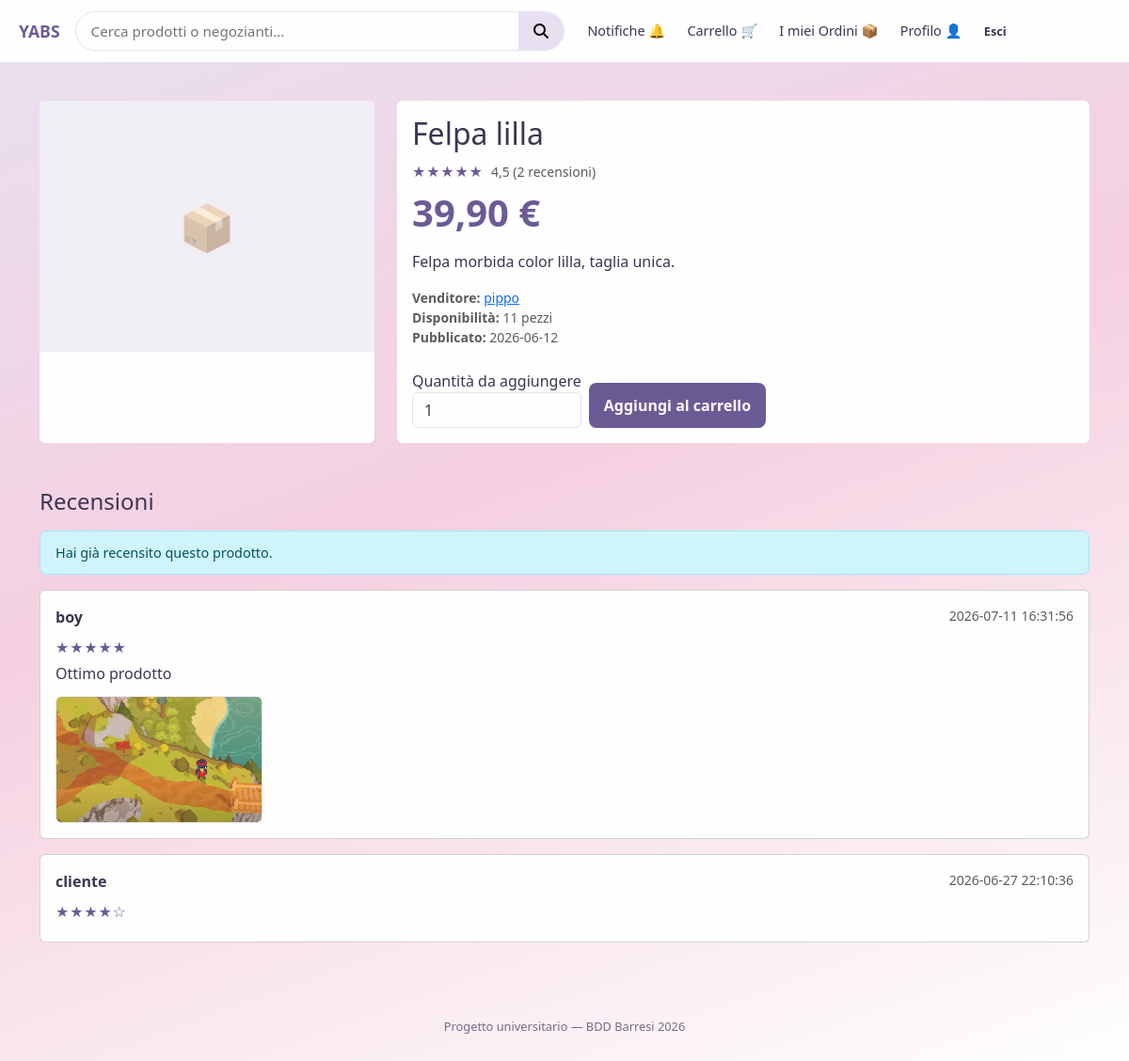
Page /prodotto.php?id=1 (signed in) on the committed database.
### tables this page shows
CREATE TABLE `prodotto` (
  `id` int(10) UNSIGNED NOT NULL,
  `nome` varchar(50) NOT NULL,
  `prezzo` decimal(7,2) DEFAULT NULL,
  `descrizione` varchar(200) DEFAULT NULL,
  `disponibilita` int(10) UNSIGNED DEFAULT NULL,
  `user_negoziante` varchar(25) DEFAULT NULL,
  `id_categoria` tinyint(3) UNSIGNED DEFAULT NULL,
  `data_pubblicazione` date DEFAULT NULL,
  `visualizzazioni` int(10) UNSIGNED DEFAULT 0,
  `n_recensioni` int(10) UNSIGNED DEFAULT 0,
  `media_recensioni` decimal(3,2) DEFAULT 0.00
);

CREATE TABLE `immagine_recensione` (
  `id` int(10) UNSIGNED NOT NULL,
  `id_recensione` int(10) UNSIGNED NOT NULL,
  `percorso` varchar(100) NOT NULL
);

CREATE TABLE `recensione` (
  `id` int(10) UNSIGNED NOT NULL,
  `user_cliente` varchar(25) DEFAULT NULL,
  `id_prodotto` int(10) UNSIGNED NOT NULL,
  `valutazione` tinyint(4) UNSIGNED NOT NULL,
  `testo` varchar(255) DEFAULT NULL,
  `data_inserimento` datetime NOT NULL
);

### prodotto.php (the view, shortened to what this page needs)
<?php
require_once __DIR__ . '/includes/bootstrap.php';
require_once APP_ROOT . '/includes/catalog.php';
$productId = (int) ($_GET['id'] ?? 0);
$username = $_SESSION['username'];
$tipo = $_SESSION['tipo_utente'] ?? '';
$product = null;
$images = [];
$reviews = [];
$canReview = false;
$existingReview = null;
$isRemoved = false;
$cartQty = 0;
try {
    $pdo = getConnection();
    $product = fetch_product_detail($pdo, $productId);
    $isRemoved = $product['user_negoziante'] === null;
    if (!$isRemoved) {
        $images = fetch_product_images($pdo, $productId);
        $reviews = fetch_product_reviews($pdo, $productId);
        if($tipo === 'cliente'){
            $stmtCart = $pdo->prepare(
                'SELECT quantita FROM carrello WHERE user_cliente = :u AND id_prodotto = :p LIMIT 1'
            );
            $stmtCart->execute([':u' => $username, ':p' => $productId]);
            $rowCart = $stmtCart->fetch();
            $cartQty = $rowCart ? (int) $rowCart['quantita'] : 0;
            for($i = 0; $i < count($reviews); $i++){
                if($reviews[$i]['user_cliente'] == $username) {
                    $existingReview = true;
                    break;
                }
            }
            $canReview = ($existingReview === null) && prodotto_arrivato($pdo, $username, $productId);
        }
    }
} catch (PDOException $e) {
    redirect('/db_error.php');
}
require APP_ROOT . '/includes/head.php';
?>
<main class="main-catalog">
    <div class="container py-4">
        <?php if ($product && $isRemoved): ?>
            <div class="card border-0 product-unavailable">
                <div class="card-body text-center py-5">
                    <h1 class="h3 text-danger">Il prodotto non esiste più</h1>
                    <p class="text-muted mb-4">
                        «<?= htmlspecialchars((string) $product['nome']) ?>»
                        non è più disponibile sul sito.
                    </p>
                    <a href="<?= BASE_URL ?>/home.php" class="btn btn-primary">Torna alla home</a>
                </div>
            </div>
        <?php elseif ($product): ?>
            <div class="row g-4 mb-5">
                <div class="col-md-5 col-lg-4">
                    <div class="product-gallery card border-0 h-100">
                        <?php
                            $mainImg = $images[0] ?? '';
                            $mainSrc = $mainImg !== '' ? BASE_URL . '/' . ltrim($mainImg, '/') : '';
                        ?>
                        <div class="product-gallery-main ratio ratio-4x3 bg-light rounded-top">
                            <?php if ($mainSrc !== ''): ?>
                                <img src="<?= htmlspecialchars($mainSrc) ?>"
                                     class="product-main-image rounded-top"
                                     data-index="0"
                                     alt="<?= htmlspecialchars((string) $product['nome']) ?>"
                                     style="cursor:zoom-in;">
                                <span class="product-img-placeholder" style="display:none;">📦</span>
                            <?php else: ?>
                                <span class="product-img-placeholder">📦</span>
                            <?php endif; ?>
                        </div>
                    </div>
                </div>
                <div class="col-md-7 col-lg-8">
                    <div class="card border-0 h-100">
                        <div class="card-body">
                            <h1 class="h2 mb-2"><?= htmlspecialchars((string) $product['nome']) ?></h1>
                                <p class="mb-2">
                                    <?= render_stars((int) round((float) $product['media_recensioni'])) ?>
                                    <span class="text-muted small ms-1">
                                        <?= number_format((float) $product['media_recensioni'], 1, ',', '') ?>
                                        (<?= (int) $product['n_recensioni'] ?> recensioni)
                                    </span>
                                </p>
                            <p class="product-price display-6 mb-3"><?= format_price($product['prezzo']) ?></p>
                            <p class="mb-3"><?= htmlspecialchars((string) $product['descrizione']) ?></p>
                            <ul class="list-unstyled small text-muted mb-4">
                                <li><strong>Venditore:</strong>
                                    <a href="<?= BASE_URL ?>/results.php?vendor=<?= urlencode((string) $product['user_negoziante']) ?>">
                                        <?= htmlspecialchars((string) $product['user_negoziante']) ?>
                                    </a>
                                </li>
                                <li><strong>Disponibilità:</strong> <?= (int) $product['disponibilita'] ?> pezzi</li>
                                <li><strong>Pubblicato:</strong> <?= htmlspecialchars((string) $product['data_pubblicazione']) ?></li>
                            </ul>
                            <?php if ($tipo === 'cliente'):
                                $disponibilita = (int) $product['disponibilita'];
                                $maxAggiungibili = max(0, $disponibilita - $cartQty);
                                 ?>
                                <?php if ($disponibilita >= 1 && $maxAggiungibili > 0):  ?>
                                    <form method="post"
                                        action="<?= BASE_URL ?>/prodotto_carrello_process.php"
                                        class="row g-2 align-items-end product-add-cart"
                                        data-cart-qty="<?= $cartQty ?>"
                                        data-disponibilita="<?= $disponibilita ?>"
                                        data-max-add="<?= $maxAggiungibili ?>"
                                        novalidate>
                                        <div class="col-auto">
                                            <label for="quantita" class="form-label mb-0">Quantità da aggiungere</label>
                                            <input type="number"
                                                   class="form-control"
                                                   id="quantita"
                                                   name="quantita"
                                                   value="1"
                                                   min="1"
                                                   max="<?=  $maxAggiungibili ?>"
                                                   required>
                                        </div>
                                        <div class="col-auto">
                                            <button type="submit" class="btn btn-primary">Aggiungi al carrello</button>
                                        </div>
                                    </form>
                                <?php endif; ?>
                            <?php endif; ?>
                        </div>
                    </div>
                </div>
            </div>
            <section class="product-reviews">
                <h2 class="h4 mb-3">Recensioni</h2>
                <?php if ($canReview):  ?>
                    <div class="card mb-4">
                        <div class="card-body">
                            <h3 class="h6 mb-3">Scrivi una recensione</h3>
                            <form id="form-recensione" method="post" action="<?= BASE_URL ?>/recensione_process.php"
                                enctype="multipart/form-data" novalidate>
                                <input type="hidden" name="id_prodotto" value="<?= (int) $product['id'] ?>">
                                <div class="mb-3">
                                    <label class="form-label">Valutazione</label>
                                    <div class="star-rating-input d-flex flex-row gap-1">
                                        <?php for ($i = RECENSIONE_VOTO_MIN; $i <= RECENSIONE_VOTO_MAX; $i++): ?>
                                            <label class="star-rating-label" title="<?= $i ?> stell<?= $i > 1 ? 'e' : 'a' ?>">
                                                <input type="radio" name="valutazione" value="<?= $i ?>" class="d-none" required>
                                                <span class="star-icon">★</span>
                                            </label>
                                        <?php endfor; ?>
                                    </div>
                                </div>
                                <div class="mb-3">
                                    <label for="testo" class="form-label">
                                        Testo (opzionale) -
                                        <span id="testo-counter"><?= RECENSIONE_TESTO_MAX ?></span> caratteri rimanenti
                                    </label>
                                    <textarea class="form-control"
                                            id="testo"
                                            name="testo"
                                            maxlength="<?= RECENSIONE_TESTO_MAX ?>"
                                            rows="3"
                                            placeholder="Scrivi qui la tua recensione..."></textarea>
                                </div>
                                <div class="mb-3">
                                    <label for="img_recensione" class="form-label">Immagine (opzionale, jpg/png, max 2MB)</label>
                                    <input type="file"
                                           id="img_recensione"
                                           name="img_recensione"
                                           accept="image/jpeg,image/png"
                                           class="form-control">
                                </div>
                                <button type="submit" class="btn btn-primary">Pubblica recensione</button>
                            </form>
                        </div>
                    </div>
                <?php elseif ($existingReview):?>
                    <div class="alert alert-info">Hai già recensito questo prodotto.</div>
                <?php endif; ?>
                <?php if (!$reviews): ?>
                    <p class="text-muted">Nessuna recensione ancora.</p>
                <?php else: ?>
                    <div class="row g-3">
                        <?php foreach ($reviews as $rev): ?>
                            <div class="col-12">
                                <div class="card">
                                    <div class="card-body">
                                        <div class="d-flex justify-content-between align-items-start flex-wrap gap-2 mb-2">
                                            <strong>
                                                <?php if ($rev['user_cliente'] === null): ?>
                                                    account cancellato
                                                <?php else: ?>
                                                    <?= htmlspecialchars((string) $rev['user_cliente']) ?>
                                                <?php endif; ?>
                                            </strong>
                                            <span class="text-muted small">
                                                <?= htmlspecialchars((string) $rev['data_inserimento']) ?>
                                            </span>
                                        </div>
                                        <p class="mb-1"><?= render_stars((int) $rev['valutazione']) ?></p>
                                        <?php if (!empty($rev['testo'])):  ?>
                                            <p class="mb-1"><?= htmlspecialchars((string) $rev['testo']) ?></p>
                                        <?php endif; ?>
                                         <?php if (!empty($rev['img_recensione'])): ?>
                                            <img src="<?= BASE_URL . '/' . ltrim((string) $rev['img_recensione'], '/') ?>"
                                                 alt="Immagine recensione"
                                                 class="review-img mt-2"
                                                 role="button" tabindex="0"
                                                 title="Clicca per ingrandire"
                                                 style="max-width:220px; max-height:180px; object-fit:cover;
                                                        border-radius:6px; border:1px solid var(--lilac); cursor:pointer;">
                                        <?php endif; ?>
                                    </div>
                                </div>
                            </div>
                        <?php endforeach; ?>
                    </div>
                <?php endif; ?>
            </section>
        <?php endif; ?>
    </div>
</main>
<?php require APP_ROOT . '/includes/footer.php'; ?>

### includes/catalog.php (shortened to what this page needs)
<?php
function format_price(?string $prezzo): string
{
    return number_format((float) $prezzo, 2, ',', '.') . ' €';
}
function fetch_product_detail(PDO $pdo, int $productId): ?array
{
    $stmt = $pdo->prepare(
        'SELECT p.id, p.nome, p.prezzo, p.descrizione, p.disponibilita,
                p.user_negoziante, p.id_categoria, p.data_pubblicazione,
                p.visualizzazioni, p.n_recensioni, p.media_recensioni,
                c.nome AS categoria_nome
         FROM prodotto p
         LEFT JOIN categoria c ON c.id = p.id_categoria
         WHERE p.id = :id
         LIMIT 1'
    );
    $stmt->execute([':id' => $productId]);
    $row = $stmt->fetch();
    return $row ? $row: null;
}
function fetch_product_images(PDO $pdo, int $productId): array
{
    $stmt = $pdo->prepare(
        'SELECT percorso FROM immagine_prodotto WHERE id_prodotto = :id ORDER BY id ASC'
    );
    $stmt->execute([':id' => $productId]);
    return array_column($stmt->fetchAll(), 'percorso');
}
function fetch_product_reviews(PDO $pdo, int $productId): array
{
    $stmt = $pdo->prepare(
        'SELECT r.id, r.testo, r.valutazione AS valutazione,
                r.data_inserimento, r.user_cliente,
                ir.percorso AS img_recensione
         FROM recensione r
         LEFT JOIN immagine_recensione ir ON ir.id_recensione = r.id
         WHERE r.id_prodotto = :p
         ORDER BY r.data_inserimento DESC'
    );
    $stmt->execute([':p' => $productId]);
    return $stmt->fetchAll();
}
function render_stars(int $rating): string
{
    $rating = max(0, min(5, $rating));
    $filled = str_repeat('★', $rating);
    $empty = str_repeat('☆', 5 - $rating);
    return '<span class="product-stars" aria-label="' . $rating . ' su 5">' . $filled . $empty . '</span>';
}

### rows in the picture
prodotto: nome "Felpa lilla", media_recensioni "4,5", n_recensioni "2", prezzo "39,90 €", descrizione "Felpa morbida color lilla, taglia unica.", user_negoziante "pippo", disponibilita "11", data_pubblicazione "2026-06-12", quantita "1"
immagine_recensione: id_recensione.user_cliente "boy", id_recensione.data_inserimento "2026-07-11 16:31:56", id_recensione.valutazione "★★★★★", id_recensione.testo "Ottimo prodotto", percorso (picture)
recensione: user_cliente "cliente", data_inserimento "2026-06-27 22:10:36", valutazione "★★★★", valutazione "☆"

### other values in the picture
$filled "★★★★★"
